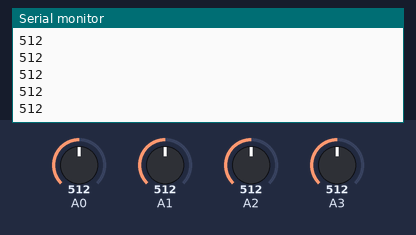
This sketch was run on a simulated Arduino Uno, built with avr-gcc and run on an emulated ATmega328P. Shown: the last lines printed to the serial monitor. Inputs (shaded band) come from the test bench; at power-on: A3 = 512, A0 = 512, A1 = 512, A2 = 512.

Above: at 1.2 s.
1.3 s: A3 set to 716
At 1.33 s:
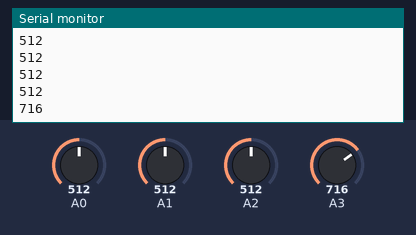
2.8 s: A3 set to 992
At 2.8 s:
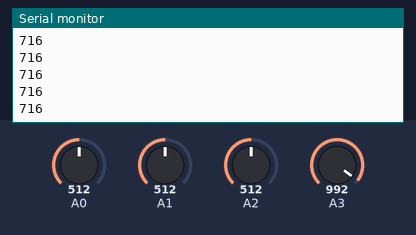
Timing chart, 0 to 5.8 s (numbered marks = the images above; inputs shaded):
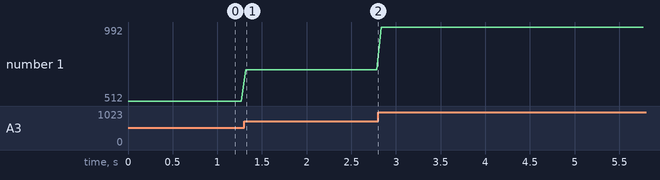

Measured:
- after the input at 1.3 s, the serial monitor: prints a new line at once (image 1)
- plotted number 1: 512 → 716 after the input at 1.3 s, 716 → 992 after the input at 2.8 s

The sketch:

Inputs.ino
```cpp
const int Analog0 = A0;
const int Analog1 = A1;
const int Analog2 = A2;
const int Analog3 = A3;

const int analogOutPin = 9;

void setup() {
  Serial.begin(9600);

}


void loop() {

  int photoValue = analogRead(A0);
  int potentiometerValue = analogRead(A1);
  int bendValue = analogRead(A2);
  int potentiometer2Value = analogRead(A3);

//  int output = map(photoValue, 0, 1000, 0, 255);

  Serial.println(potentiometer2Value);

  delay(50);
}
```
